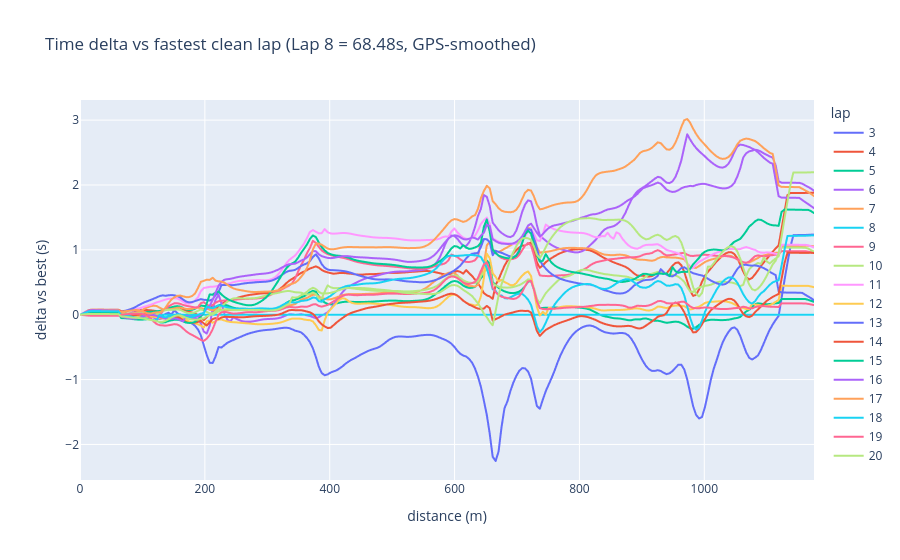

The notebook cell saved with this chart:
### Code cell
SMOOTH = 9  # GPS-track smoothing window (samples): suppresses position jitter.
            # See notebooks/noise-investigation.ipynb for the noise budget / before-after.


def _smooth(a, w=SMOOTH):
    a = np.asarray(a, float)
    return a if (w < 2 or len(a) < w) else np.convolve(a, np.ones(w) / w, "same")


def delta_table(lp, grid_n=250):
    """Delta vs the fastest clean lap on a common distance grid, with the GPS
    track smoothed first (np.interp alignment; no resample)."""
    lt = np.array([lp.lap_time(i) for i in range(lp.laps_count())])
    med = np.median(lt[lt > 1])
    clean = [i for i in range(lp.laps_count()) if 0.7 * med < lt[i] < 1.3 * med]
    if not clean:
        clean = [i for i in range(lp.laps_count()) if lt[i] > 1]

    def curve(i):
        L = lp.get_lap(i)
        t = np.array([L.points[j].time for j in range(len(L.points))])
        loc = np.array([[(q := cs.local(L.points[j].point)).x, q.y] for j in range(len(L.points))])
        x, y = _smooth(loc[:, 0]), _smooth(loc[:, 1])
        d = np.concatenate([[0], np.cumsum(np.hypot(np.diff(x), np.diff(y)))])
        lat = _smooth([L.points[j].point.lat for j in range(len(L.points))])
        lon = _smooth([L.points[j].point.lon for j in range(len(L.points))])
        return d, t - t[0], lat, lon

    best = min(clean, key=lambda i: lt[i])
    db, tb, _, _ = curve(best)
    grid = np.linspace(0, db[-1], grid_n)
    best_t = np.interp(grid, db, tb)

    rows = []
    for i in clean:
        d, t, la, lo = curve(i)
        rows.append(pd.DataFrame(dict(
            distance=grid,
            delta=np.interp(grid, d, t) - best_t,
            lat=np.interp(grid, d, la),
            lon=np.interp(grid, d, lo),
            lap=i,
        )))
    return pd.concat(rows, ignore_index=True), best, float(lt[best]), clean


delta_by_lap, best, best_time, clean = delta_table(laps)
delta = delta_by_lap[delta_by_lap["lap"] == clean[-1]]["delta"].to_numpy()

px.line(
    delta_by_lap,
    x="distance",
    y="delta",
    color=delta_by_lap["lap"].astype(str),
    title=f"Time delta vs fastest clean lap (Lap {best} = {best_time:.2f}s, GPS-smoothed)",
    labels={"color": "lap", "delta": "delta vs best (s)", "distance": "distance (m)"},
)

### Figure 1 — Plotly figure (JSON) as saved in the notebook; plotly's stock layout.template omitted (floating-point values rounded to 4 significant figures; data arrays with more than 128 entries replaced by an {"elided": "..."} marker saying what was removed)
{"data": [{"hovertemplate": "lap=3<br>distance (m)=%{x}<br>delta vs best (s)=%{y}<extra></extra>", "legendgroup": "3", "line": {"color": "#636efa", "dash": "solid"}, "marker": {"symbol": "circle"}, "mode": "lines", "name": "3", "showlegend": true, "type": "scattergl", "x": {"elided": "250 float values"}, "xaxis": "x", "y": {"elided": "250 float values"}, "yaxis": "y"}, {"hovertemplate": "lap=4<br>distance (m)=%{x}<br>delta vs best (s)=%{y}<extra></extra>", "legendgroup": "4", "line": {"color": "#EF553B", "dash": "solid"}, "marker": {"symbol": "circle"}, "mode": "lines", "name": "4", "showlegend": true, "type": "scattergl", "x": {"elided": "250 float values"}, "xaxis": "x", "y": {"elided": "250 float values"}, "yaxis": "y"}, {"hovertemplate": "lap=5<br>distance (m)=%{x}<br>delta vs best (s)=%{y}<extra></extra>", "legendgroup": "5", "line": {"color": "#00cc96", "dash": "solid"}, "marker": {"symbol": "circle"}, "mode": "lines", "name": "5", "showlegend": true, "type": "scattergl", "x": {"elided": "250 float values"}, "xaxis": "x", "y": {"elided": "250 float values"}, "yaxis": "y"}, {"hovertemplate": "lap=6<br>distance (m)=%{x}<br>delta vs best (s)=%{y}<extra></extra>", "legendgroup": "6", "line": {"color": "#ab63fa", "dash": "solid"}, "marker": {"symbol": "circle"}, "mode": "lines", "name": "6", "showlegend": true, "type": "scattergl", "x": {"elided": "250 float values"}, "xaxis": "x", "y": {"elided": "250 float values"}, "yaxis": "y"}, {"hovertemplate": "lap=7<br>distance (m)=%{x}<br>delta vs best (s)=%{y}<extra></extra>", "legendgroup": "7", "line": {"color": "#FFA15A", "dash": "solid"}, "marker": {"symbol": "circle"}, "mode": "lines", "name": "7", "showlegend": true, "type": "scattergl", "x": {"elided": "250 float values"}, "xaxis": "x", "y": {"elided": "250 float values"}, "yaxis": "y"}, {"hovertemplate": "lap=8<br>distance (m)=%{x}<br>delta vs best (s)=%{y}<extra></extra>", "legendgroup": "8", "line": {"color": "#19d3f3", "dash": "solid"}, "marker": {"symbol": "circle"}, "mode": "lines", "name": "8", "showlegend": true, "type": "scattergl", "x": {"elided": "250 float values"}, "xaxis": "x", "y": {"elided": "250 float values"}, "yaxis": "y"}, {"hovertemplate": "lap=9<br>distance (m)=%{x}<br>delta vs best (s)=%{y}<extra></extra>", "legendgroup": "9", "line": {"color": "#FF6692", "dash": "solid"}, "marker": {"symbol": "circle"}, "mode": "lines", "name": "9", "showlegend": true, "type": "scattergl", "x": {"elided": "250 float values"}, "xaxis": "x", "y": {"elided": "250 float values"}, "yaxis": "y"}, {"hovertemplate": "lap=10<br>distance (m)=%{x}<br>delta vs best (s)=%{y}<extra></extra>", "legendgroup": "10", "line": {"color": "#B6E880", "dash": "solid"}, "marker": {"symbol": "circle"}, "mode": "lines", "name": "10", "showlegend": true, "type": "scattergl", "x": {"elided": "250 float values"}, "xaxis": "x", "y": {"elided": "250 float values"}, "yaxis": "y"}, {"hovertemplate": "lap=11<br>distance (m)=%{x}<br>delta vs best (s)=%{y}<extra></extra>", "legendgroup": "11", "line": {"color": "#FF97FF", "dash": "solid"}, "marker": {"symbol": "circle"}, "mode": "lines", "name": "11", "showlegend": true, "type": "scattergl", "x": {"elided": "250 float values"}, "xaxis": "x", "y": {"elided": "250 float values"}, "yaxis": "y"}, {"hovertemplate": "lap=12<br>distance (m)=%{x}<br>delta vs best (s)=%{y}<extra></extra>", "legendgroup": "12", "line": {"color": "#FECB52", "dash": "solid"}, "marker": {"symbol": "circle"}, "mode": "lines", "name": "12", "showlegend": true, "type": "scattergl", "x": {"elided": "250 float values"}, "xaxis": "x", "y": {"elided": "250 float values"}, "yaxis": "y"}, {"hovertemplate": "lap=13<br>distance (m)=%{x}<br>delta vs best (s)=%{y}<extra></extra>", "legendgroup": "13", "line": {"color": "#636efa", "dash": "solid"}, "marker": {"symbol": "circle"}, "mode": "lines", "name": "13", "showlegend": true, "type": "scattergl", "x": {"elided": "250 float values"}, "xaxis": "x", "y": {"elided": "250 float values"}, "yaxis": "y"}, {"hovertemplate": "lap=14<br>distance (m)=%{x}<br>delta vs best (s)=%{y}<extra></extra>", "legendgroup": "14", "line": {"color": "#EF553B", "dash": "solid"}, "marker": {"symbol": "circle"}, "mode": "lines", "name": "14", "showlegend": true, "type": "scattergl", "x": {"elided": "250 float values"}, "xaxis": "x", "y": {"elided": "250 float values"}, "yaxis": "y"}, {"hovertemplate": "lap=15<br>distance (m)=%{x}<br>delta vs best (s)=%{y}<extra></extra>", "legendgroup": "15", "line": {"color": "#00cc96", "dash": "solid"}, "marker": {"symbol": "circle"}, "mode": "lines", "name": "15", "showlegend": true, "type": "scattergl", "x": {"elided": "250 float values"}, "xaxis": "x", "y": {"elided": "250 float values"}, "yaxis": "y"}, {"hovertemplate": "lap=16<br>distance (m)=%{x}<br>delta vs best (s)=%{y}<extra></extra>", "legendgroup": "16", "line": {"color": "#ab63fa", "dash": "solid"}, "marker": {"symbol": "circle"}, "mode": "lines", "name": "16", "showlegend": true, "type": "scattergl", "x": {"elided": "250 float values"}, "xaxis": "x", "y": {"elided": "250 float values"}, "yaxis": "y"}, {"hovertemplate": "lap=17<br>distance (m)=%{x}<br>delta vs best (s)=%{y}<extra></extra>", "legendgroup": "17", "line": {"color": "#FFA15A", "dash": "solid"}, "marker": {"symbol": "circle"}, "mode": "lines", "name": "17", "showlegend": true, "type": "scattergl", "x": {"elided": "250 float values"}, "xaxis": "x", "y": {"elided": "250 float values"}, "yaxis": "y"}, {"hovertemplate": "lap=18<br>distance (m)=%{x}<br>delta vs best (s)=%{y}<extra></extra>", "legendgroup": "18", "line": {"color": "#19d3f3", "dash": "solid"}, "marker": {"symbol": "circle"}, "mode": "lines", "name": "18", "showlegend": true, "type": "scattergl", "x": {"elided": "250 float values"}, "xaxis": "x", "y": {"elided": "250 float values"}, "yaxis": "y"}, {"hovertemplate": "lap=19<br>distance (m)=%{x}<br>delta vs best (s)=%{y}<extra></extra>", "legendgroup": "19", "line": {"color": "#FF6692", "dash": "solid"}, "marker": {"symbol": "circle"}, "mode": "lines", "name": "19", "showlegend": true, "type": "scattergl", "x": {"elided": "250 float values"}, "xaxis": "x", "y": {"elided": "250 float values"}, "yaxis": "y"}, {"hovertemplate": "lap=20<br>distance (m)=%{x}<br>delta vs best (s)=%{y}<extra></extra>", "legendgroup": "20", "line": {"color": "#B6E880", "dash": "solid"}, "marker": {"symbol": "circle"}, "mode": "lines", "name": "20", "showlegend": true, "type": "scattergl", "x": {"elided": "250 float values"}, "xaxis": "x", "y": {"elided": "250 float values"}, "yaxis": "y"}], "layout": {"legend": {"title": {"text": "lap"}, "tracegroupgap": 0}, "title": {"text": "Time delta vs fastest clean lap (Lap 8 = 68.48s, GPS-smoothed)"}, "xaxis": {"anchor": "y", "domain": [0.0, 1.0], "title": {"text": "distance (m)"}}, "yaxis": {"anchor": "x", "domain": [0.0, 1.0], "title": {"text": "delta vs best (s)"}}}}
